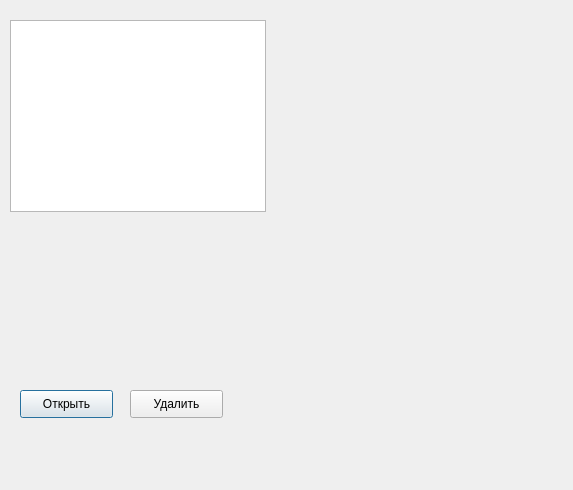
<?xml version="1.0" encoding="UTF-8"?>
<ui version="4.0">
 <class>ChooseWnd</class>
 <widget class="QDialog" name="ChooseWnd">
  <property name="geometry">
   <rect>
    <x>0</x>
    <y>0</y>
    <width>573</width>
    <height>490</height>
   </rect>
  </property>
  <property name="windowTitle">
   <string>Окно выбора</string>
  </property>
  <widget class="QPushButton" name="pButOpen">
   <property name="geometry">
    <rect>
     <x>20</x>
     <y>390</y>
     <width>93</width>
     <height>28</height>
    </rect>
   </property>
   <property name="text">
    <string>Открыть</string>
   </property>
  </widget>
  <widget class="QPushButton" name="pButDelete">
   <property name="geometry">
    <rect>
     <x>130</x>
     <y>390</y>
     <width>93</width>
     <height>28</height>
    </rect>
   </property>
   <property name="text">
    <string>Удалить</string>
   </property>
  </widget>
  <widget class="QTableWidget" name="tableWidget">
   <property name="geometry">
    <rect>
     <x>10</x>
     <y>20</y>
     <width>256</width>
     <height>192</height>
    </rect>
   </property>
   <property name="selectionMode">
    <enum>QAbstractItemView::SingleSelection</enum>
   </property>
   <property name="selectionBehavior">
    <enum>QAbstractItemView::SelectRows</enum>
   </property>
   <property name="columnCount">
    <number>1</number>
   </property>
   <attribute name="horizontalHeaderVisible">
    <bool>false</bool>
   </attribute>
   <attribute name="verticalHeaderVisible">
    <bool>false</bool>
   </attribute>
   <column/>
  </widget>
 </widget>
 <resources/>
 <connections/>
</ui>
